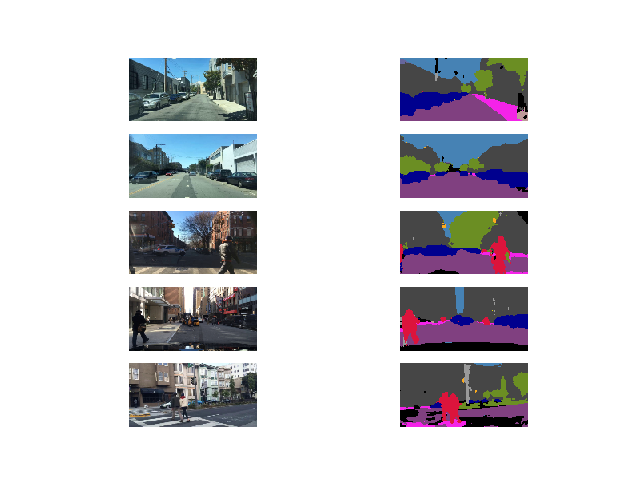
#> input picture Sample_outputs.png, 640 x 480 px, given as the content of the folder leftImg8bit_trainvaltest/leftImg8bit/train, which was not available
$ jupyter execute --allow-errors 'Prepare Data.ipynb'   (shell and % lines are left out)   (text cells are left out)
#> lines starting #> are read from the running program, lines starting #| are printed output that depends on the picture; pictures that were not available may be replaced by others from this repository, and a replacement may not be noted
[cell 1]
import os
import cv2
import glob
import matplotlib.pyplot as plt
import random
import numpy as np
import cityscapes_label
import label
from skimage import img_as_ubyte
from distutils.dir_util import copy_tree
import json
import shutil

[cell 2]
cityscapes = cityscapes_label.labels
bdd = label.labels

print(len(cityscapes), len(bdd))

[cell 3]
cityscapes_dict = {label.name: label.trainId for label in cityscapes}
bdd_dict = {label.name: label.trainId for label in bdd}

[cell 4]
for name in cityscapes_dict:
    if name not in bdd_dict:
        print('------>', name)
    else:
        print(name, cityscapes_dict[name], bdd_dict[name])

[cell 5]
mapillary_dict = {}

with open('config.json') as config_file:
#> (reads config.json from the repository)
    config = json.load(config_file)
    labels = config['labels']
    for idx, label in enumerate(labels):
        name = label['readable']
        l_name = name.lower()
        if l_name in ['motorcyclist', 'bicyclist']:
            l_name = 'rider'
        elif l_name in ['traffic sign (back)', 'traffic sign (front)']:
            l_name = 'traffic sign'

        if l_name in bdd_dict:
            mapillary_dict[idx] = bdd_dict[l_name]
        else:
            mapillary_dict[idx] = 255

print(mapillary_dict)

[cell 6]
dirs = ['data/train/images', 'data/train/labels',
        'data/val/images', 'data/val/labels',
        'data/test/images', 'data/test/labels']

for direc in dirs:
    if not os.path.isdir(direc):
        os.makedirs(direc)

[cell 7]
# change license plate to 255

images_train = sorted(glob.glob('leftImg8bit_trainvaltest/leftImg8bit/train/*/*.png'))
labels_train = sorted(glob.glob('gtFine_trainvaltest/gtFine/train/*/*labelIds.png'))

print('No of images and labels:', len(images_train), len(labels_train))

idx = random.randint(0, len(images_train))
print('Index:', idx)

#> (the rest of this cell did not finish here and is left out)

[cell 8]
# change license plate to 255

def write_image(image_file, label_file, mode, cityscapes):
    train_img = plt.imread(image_file)
    train_img = img_as_ubyte(train_img)
    train_img = cv2.resize(train_img, (1280, 720))
    label_img = cv2.imread(label_file, 0)
    label_img = cv2.resize(label_img, (1280, 720))
    trainId_img = np.zeros(label_img.shape, np.uint8)

    for i in range(len(cityscapes)-1):
        Id = cityscapes[i].id
        trainId = cityscapes[i].trainId
        name = cityscapes[i].name
        trainId_img[label_img == Id] = trainId

    image_name = '_'.join(image_file.split('/')[-1].split('_')[:3])
    plt.imsave(os.path.join('data', mode, 'images', 'cityscapes_' + image_name + '.jpg'), train_img)
    cv2.imwrite(os.path.join('data', mode, 'labels', 'cityscapes_' + image_name + '.png'), trainId_img)


def convert_data(mode, cityscapes):

    print(mode)

    images = sorted(glob.glob('leftImg8bit_trainvaltest/leftImg8bit/{}/*/*.png'.format(mode)))
    labels = sorted(glob.glob('gtFine_trainvaltest/gtFine/{}/*/*labelIds.png'.format(mode)))

    print('No of images and labels:', len(images), len(labels))

    for idx in range(len(images)):

        image_file = images[idx]
        label_file = labels[idx]

        if mode == 'val':
            if idx < len(images)//2:
                write_image(image_file, label_file, 'val', cityscapes)
            else:
                write_image(image_file, label_file, 'test', cityscapes)

        else:
            write_image(image_file, label_file, mode, cityscapes)

        if idx % 100 == 0:
            print('{} images completed.'.format(idx))

[cell 9]
modes = ['train', 'val']

for mode in modes:
    convert_data(mode, cityscapes)

[cell 10]
def copy_bdd_data(mode, data_type):
    print(mode)
    if mode == 'train':
        src = 'bdd100k/seg/{1}/{0}'.format(mode, data_type)
        dst = 'data/{}/{}'.format(mode, data_type)
        copy_tree(src, dst)
    else:
        src_files = sorted(glob.glob('bdd100k/seg/{1}/{0}/*'.format(mode, data_type)))
        for idx, src_file in enumerate(src_files):
            if idx < len(src_files)//2:
                save_type = 'val'
            else:
                save_type = 'test'
            file_name = src_file.split('/')[-1]
            dst_file = os.path.join('data/{}/{}'.format(save_type, data_type), file_name)
            shutil.copy(src_file, dst_file)
            if idx % 100 == 0:
                print('{} images completed.'.format(idx))

[cell 11]
modes = ['train', 'val']
data_types = ['images', 'labels']

#> (the rest of this cell did not finish here and is left out)

[cell 12]
def write_image(image_file, label_file, mode, mapillary_dict):
#> called with image_file = '_only/Sample_outputs.png', label_file = '_only/Sample_outputs.png', mode = 'train'
    train_img = plt.imread(image_file)
#> train_img is the input picture: shape (480, 640, 4) float32; mean R, G, B, A 0.829, 0.826, 0.842, 1
    train_img = cv2.resize(train_img, (1280, 720))
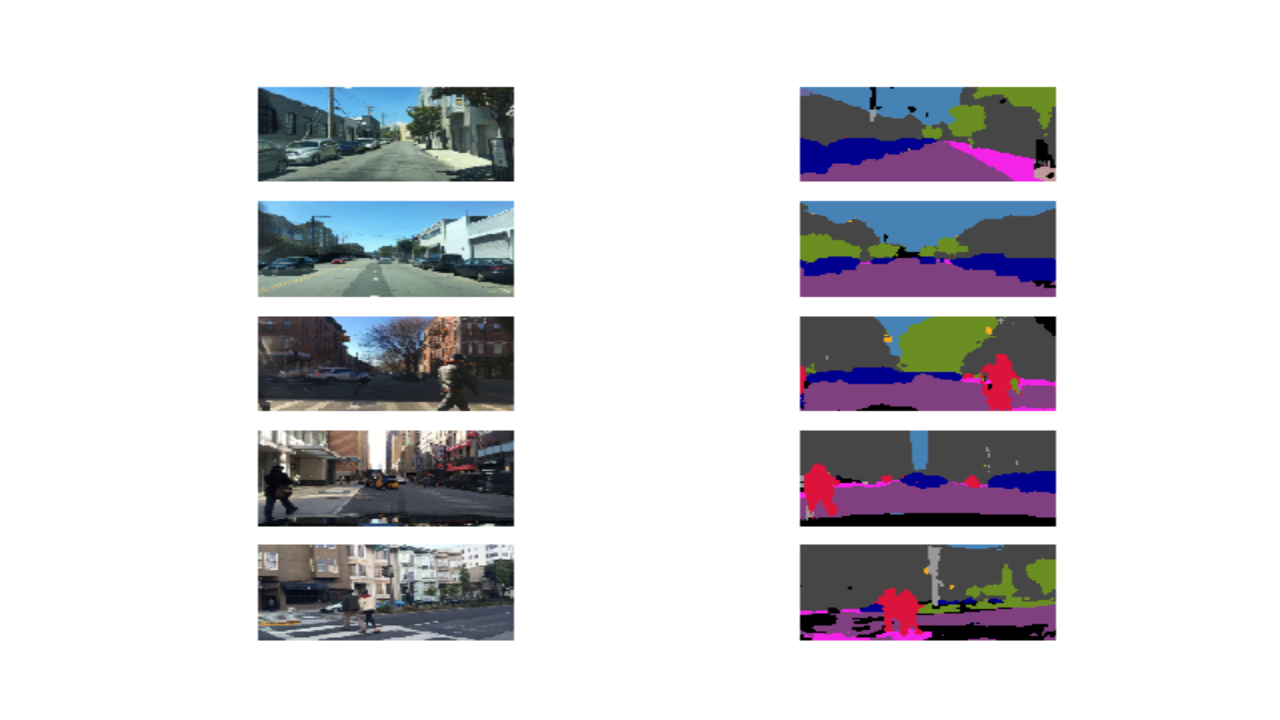
#> train_img: shape (720, 1280, 4) float32; mean R, G, B, A 0.829, 0.826, 0.841, 1
    label_img = cv2.imread(label_file, 0)
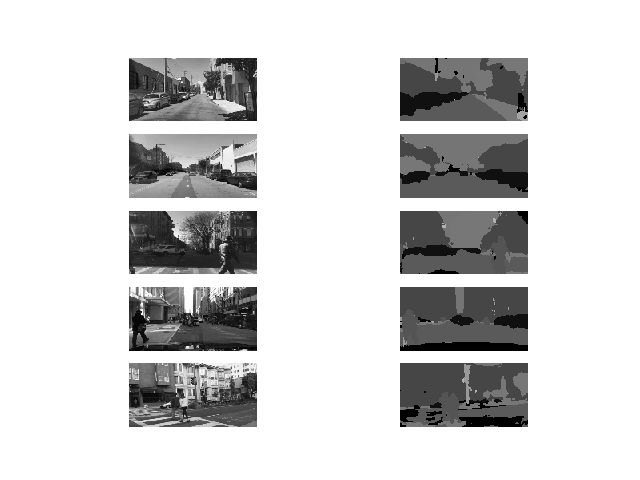
#> label_img: shape (480, 640); min 0, max 255, mean 211.2
    label_img = cv2.resize(label_img, (1280, 720))
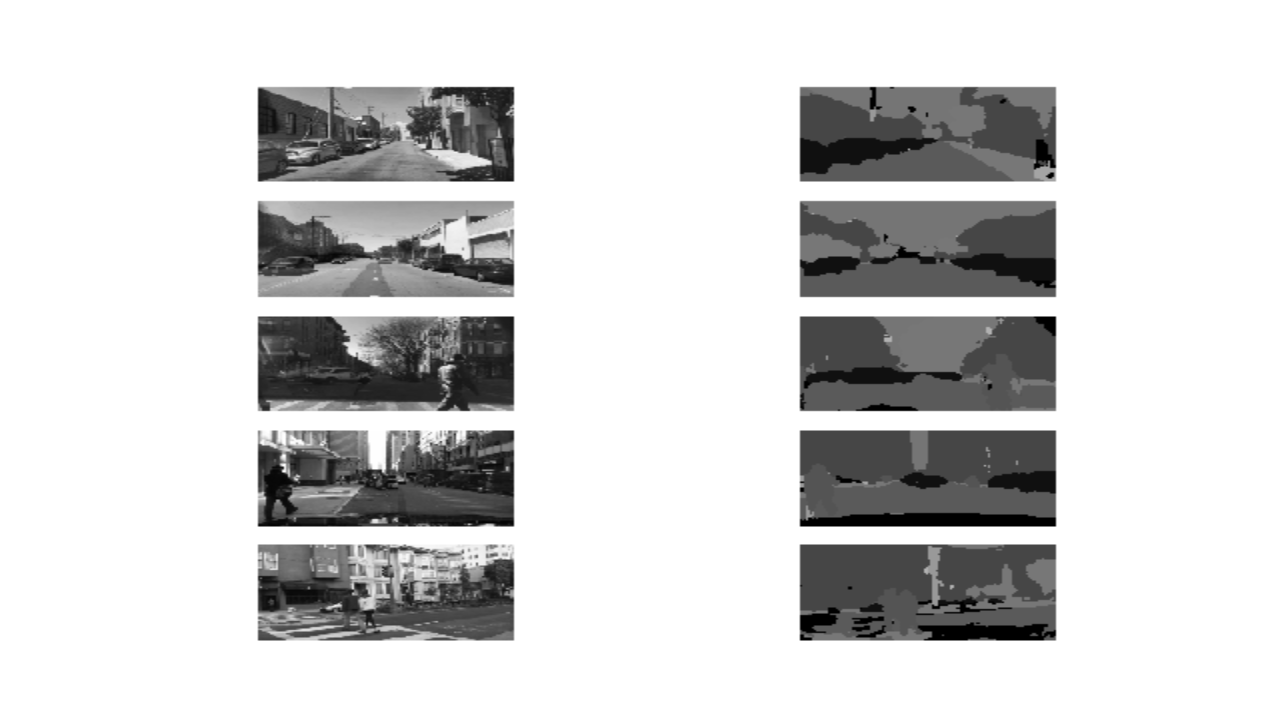
#> label_img: shape (720, 1280); min 0, max 255, mean 211.2
    trainId_img = np.zeros(label_img.shape, np.uint8)

    for Id in mapillary_dict:
        trainId = mapillary_dict[Id]
        trainId_img[label_img == Id] = trainId

    image_name = image_file.split('/')[-1].split('.')[0]
    plt.imsave(os.path.join('data', mode, 'images', 'mapillary_' + image_name + '.jpg'), train_img)
    cv2.imwrite(os.path.join('data', mode, 'labels', 'mapillary_' + image_name + '.png'), trainId_img)
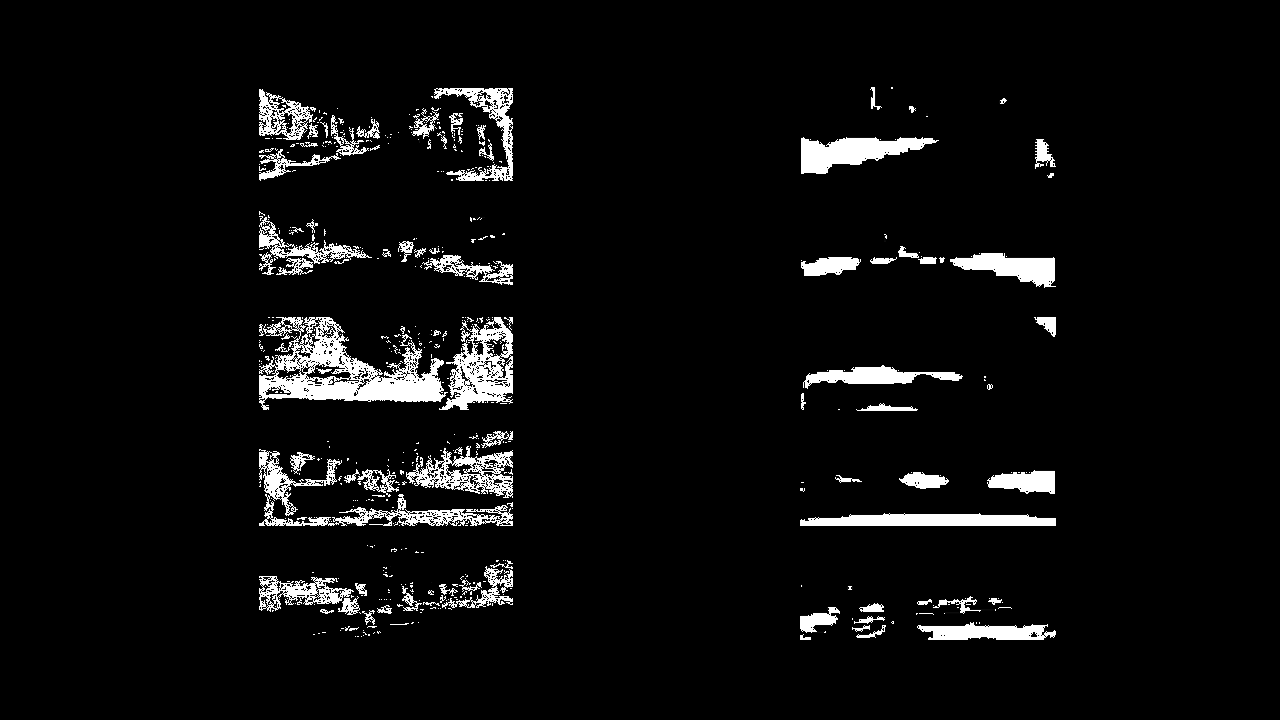
#> saved as mapillary_Sample_outputs.png: shape (720, 1280); min 0, max 255, mean 13


def convert_data(mode, mapillary_dict):

    print(mode)

    images = sorted(glob.glob('mapillary-vistas-dataset_public_v1.1/{}/images/*'.format(mode)))
    labels = sorted(glob.glob('mapillary-vistas-dataset_public_v1.1/{}/instances/*'.format(mode)))

    print('No of images and labels:', len(images), len(labels))

    for idx in range(len(images)):

        image_file = images[idx]
        label_file = labels[idx]

        if mode == 'validation':
            if idx < len(images)//2:
                write_image(image_file, label_file, 'val', mapillary_dict)
            else:
                write_image(image_file, label_file, 'test', mapillary_dict)

        else:
            write_image(image_file, label_file, 'train', mapillary_dict)

        if idx % 3000 == 0:
            print('{} images completed.'.format(idx))
